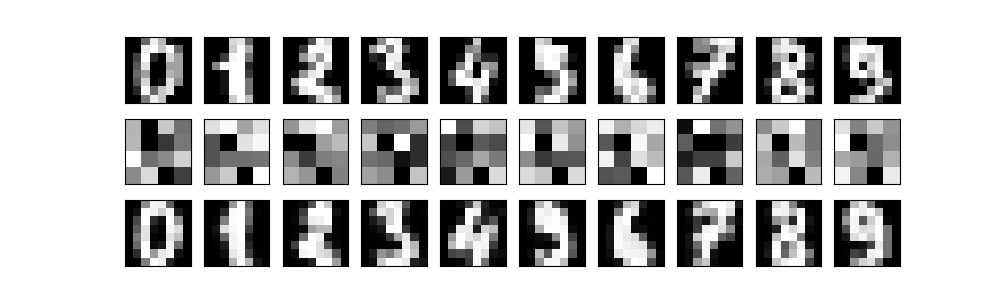

Write Python code to recreate this figure.
import cupy as np
import matplotlib.pyplot as plt
# import numpy as np
from sklearn import datasets

img_size = 8
n_in_out = img_size * img_size
assert n_in_out == 64
n_mid = 16

eta = 0.01
epochs = 41
batch_size = 32
interval = 4

digits_data = datasets.load_digits()
x_train = np.asarray(digits_data.data)
# 範囲を[0, 1]にする。
x_train /= 15
assert x_train.shape == (1_797, 64)

class BaseLayer:
  def update(self, eta):
    self.w -= eta * self.grad_w
    self.b -= eta * self.grad_b

class MiddleLayer(BaseLayer):
  def __init__(self, n_upper, n):
    # He initialization.
    self.w = np.random.randn(n_upper, n) * np.sqrt(2 / n_upper)
    assert self.w.shape == (64, 16)
    self.b = np.zeros(n)
    assert self.b.shape == (16,)
  def forward(self, x):
    self.x = x
    self.u = np.dot(x, self.w) + self.b
    self.y = np.where(self.u <= 0, 0, self.u)  # ReLU.
    assert self.y.shape[1:] == (16,)
  def backward(self, grad_y):
    delta = grad_y * np.where(self.u <= 0, 0, 1)

    self.grad_w = np.dot(self.x.T, delta)
    self.grad_b = np.sum(delta, axis=0)
    self.grad_x = np.dot(delta, self.w.T)

class OutputLayer(BaseLayer):
  def __init__(self, n_upper, n):
    # Xavier initialization.
    self.w = np.random.randn(n_upper, n) / np.sqrt(n_upper)
    assert self.w.shape == (16, 64)
    self.b = np.zeros(n)
    assert self.b.shape == (64,)
  def forward(self, x):
    self.x = x
    u = np.dot(x, self.w) + self.b
    # Sigmoid function.
    self.y = 1 / (1 + np.exp(-u))
  def backward(self, t):
    delta = (self.y - t) * self.y * (1 - self.y)

    self.grad_w = np.dot(self.x.T, delta)
    self.grad_b = np.sum(delta, axis=0)
    self.grad_x = np.dot(delta, self.w.T)

middle_layer = MiddleLayer(n_in_out, n_mid)
output_layer = OutputLayer(n_mid, n_in_out)

def forward_propagation(x_mb):
  middle_layer.forward(x_mb)
  output_layer.forward(middle_layer.y)

def backpropagation(t_mb):
  output_layer.backward(t_mb)
  middle_layer.backward(output_layer.grad_x)

def update_params():
  middle_layer.update(eta)
  output_layer.update(eta)

def get_error(y, t):
  return 1.0 / 2.0 * np.sum(np.square(y - t))

error_record = []
n_batch = len(x_train) // batch_size
assert n_batch == 56
for i in range(epochs):
  index_random = np.arange(len(x_train))
  np.random.shuffle(index_random)
  for j in range(n_batch):
    mb_index = index_random[j * batch_size:(j + 1) * batch_size]
    x_mb = x_train[mb_index, :]

    forward_propagation(x_mb)
    backpropagation(x_mb)

    update_params()
  forward_propagation(x_train)
  error = get_error(output_layer.y, x_train)
  error_record.append(error)

  if i % interval == 0:
    a = "Epoch: {}/{}, Error: {}"
    a = a.format(i + 1, epochs, error)
    print(a)

plt.plot(range(1, len(error_record) + 1), error_record)
plt.xlabel("Epochs")
plt.ylabel("Error")
plt.show()







n_img = 10
middle_layer.forward(x_train[:n_img])
output_layer.forward(middle_layer.y)

plt.figure(figsize=(10, 3))
for i in range(n_img):
  ax = plt.subplot(3, n_img, i + 1)
  plt.imshow(x_train[i].reshape(img_size, -1).tolist(), cmap="Greys_r")
  ax.get_xaxis().set_visible(False)
  ax.get_yaxis().set_visible(False)

  ax = plt.subplot(3, n_img, i + 1 + n_img)
  plt.imshow(middle_layer.y[i].reshape(4, -1).tolist(), cmap="Greys_r")
  ax.get_xaxis().set_visible(False)
  ax.get_yaxis().set_visible(False)

  ax = plt.subplot(3, n_img, i + 1 + 2 * n_img)
  plt.imshow(output_layer.y[i].reshape(img_size, -1).tolist(), cmap="Greys_r")
  ax.get_xaxis().set_visible(False)
  ax.get_yaxis().set_visible(False)
plt.show()
